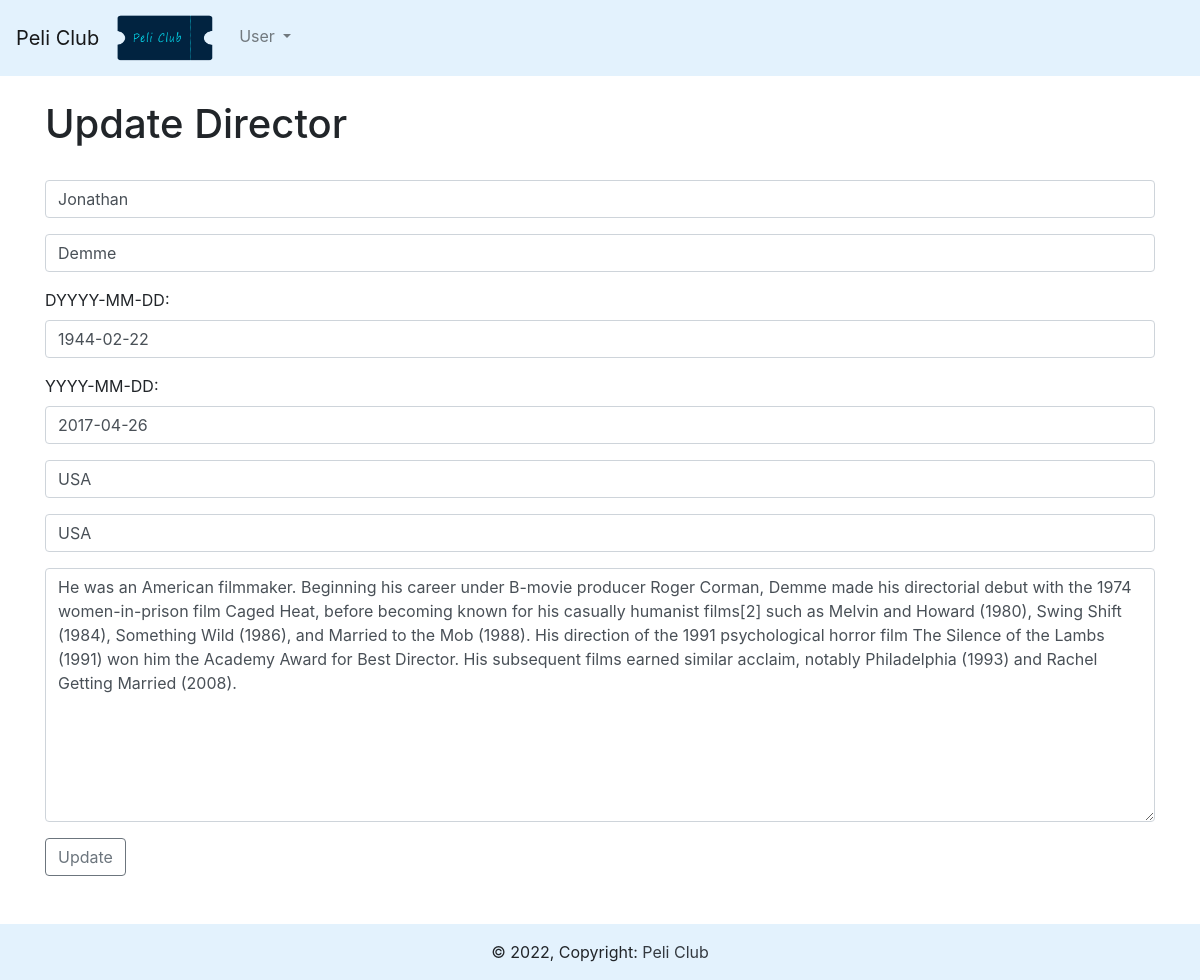
Screenshot of /update_director/2 with the database file from the repository.
### movies/models.py (models this page shows, shortened)
class Director(models.Model):
  first_name= models.CharField('First Name', max_length=120)
  last_name= models.CharField('Second Name', max_length=120)
  date_of_birth= models.DateField(null=True, blank=True)
  date_of_death= models.DateField('Died',null=True, blank=True)
  place_of_birth= models.CharField(max_length=120)
  place_of_death= models.CharField(max_length=120,null=True, blank=True)
  biography=models.TextField(blank=True)

### movies/views.py (the view)
# urls.py: path('update_director/<director_id>', views.update_director, name='update-director'),
def update_director(request, director_id):
   director = Director.objects.get(pk=director_id)
   form = DirectorForm(request.POST or None, instance=director)
   if form.is_valid():
      form.save()
      return redirect('list-directors')
   return render(request, 'movies/update_director.html',
    {'director':director,
    'form': form})

### movies/forms.py
class DirectorForm(ModelForm):
  class Meta:
    model= Director
    fields= ('first_name','last_name','date_of_birth','date_of_death','place_of_birth','place_of_death','biography')
    labels ={
      'first_name':'',
      'last_name':'',
      'date_of_birth':' DYYYY-MM-DD',
      'date_of_death':'YYYY-MM-DD',
      'place_of_birth':'',
      'place_of_death':'',
      'biography':'',
    }
    widgets ={
      'first_name':forms.TextInput(attrs={'class':'form-select form-control','placeholder':'Director First Name'}),
      'last_name':forms.TextInput(attrs={'class':'form-select form-control','placeholder':'Director Last Name'}),
      'date_of_birth':forms.DateInput(attrs={'class':'form-control', }),
      'date_of_death':forms.DateInput(attrs={'class':'form-control', }),
      'place_of_birth':forms.TextInput(attrs={'class':'form-select form-control','placeholder':'Place of Birth'}),
      'place_of_death':forms.TextInput(attrs={'class':'form-select form-control','placeholder':'Place of Death'}),
      'biography':forms.Textarea(attrs={'class':'form-control','placeholder':'Biography' }),
    }

### movies/templates/movies/update_director.html (shortened to what this page needs)
{% extends 'movies/base.html' %}
{% block content %}
  <h1>Update Director </h1>
  <form action="" method=POST>
    {{form.as_p}}
     <input type="submit" value="Update" class="btn btn-outline-secondary " >
 </form>
  {% endblock %}

### rows the page displays
Director: first_name "Jonathan", last_name "Demme", date_of_birth "1944-02-22", date_of_death "2017-04-26", place_of_birth "USA", place_of_death "USA", biography "He was an American filmmaker. Beginning his career under B-movie producer Roger Corman, Demme made his directorial debut with the 1974 women-in-prison film Caged Heat, before becoming known for his casually humanist films[2] such as Melvin and Howard (1980), Swing Shift (1984), Something Wild (1986), and Married to the Mob (1988). His direction of the 1991 psychological horror film The Silence of the Lambs (1991) won him the Academy Award for Best Director. His subsequent films earned similar acclaim, notably Philadelphia (1993) and Rachel Getting Married (2008)."
